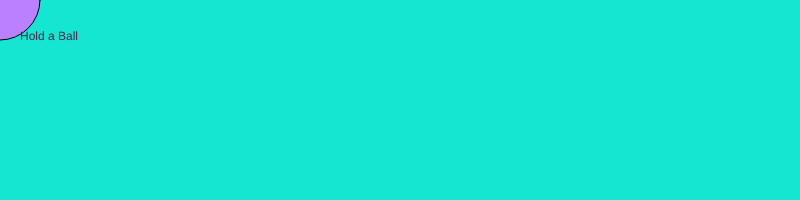
Frame 1 (no input)
Frame 60 (no input): identical to frame 1, image omitted
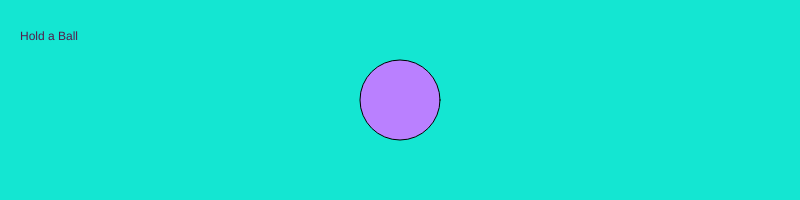
Frame 120 (the mouse pressed at the canvas centre since frame 60)

The p5.js sketch that drew these frames (run headless with seeded random() and noise() and a simulated clock; from frame 60 on, the mouse is pressed at the canvas centre):

// p5.js sketch
// ── sketch.js
function setup() {
  createCanvas(800, 200);
}

function draw() {
  frameRate(180);
  background(20, 230, 210);
  fill(186, 128, 274);
  ellipse(mouseX, mouseY, 80, 80);
  fill(86, 28, 74);
  text("Hold a Ball", 20, 40); 
}
